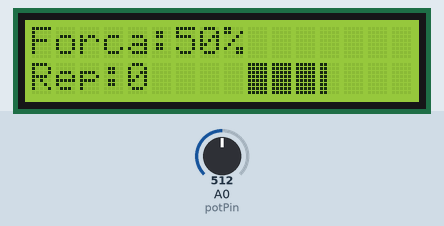
The sketch below on a simulated Arduino Uno, built with avr-gcc and run on an emulated ATmega328P. On the bench: 16×2 character LCD. The test bench sets the inputs (shaded band); at power-on: A0 (potPin) = 512. What the sketch prints to the serial monitor is not drawn.

Above: at 3.3 s.
3.4 s: A0 (potPin) set to 716
At 3.9 s:
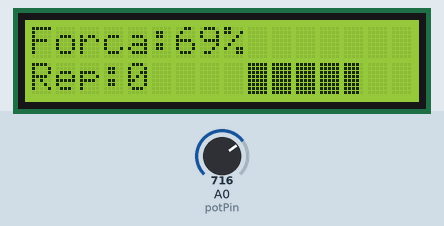
4.9 s: A0 (potPin) set to 108
At 5.7 s:
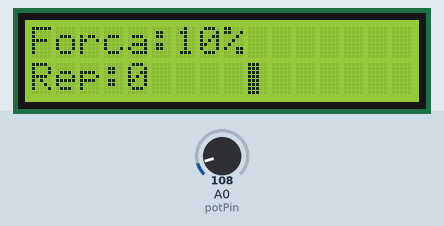
6.5 s: A0 (potPin) set to 94
At 7.5 s:
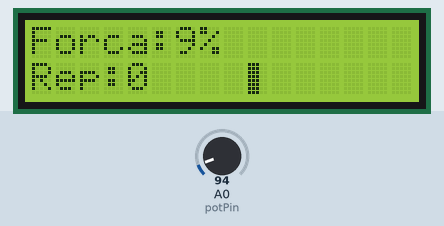
8.0 s: A0 (potPin) set to 1023
At 8.8 s:
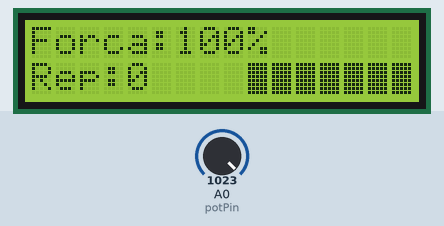
9.6 s: A0 (potPin) set to 1007
At 10.0 s:
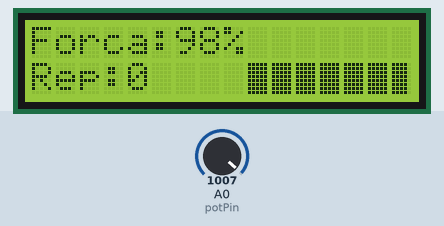
11.1 s: A0 (potPin) set to 5
At 11.7 s:
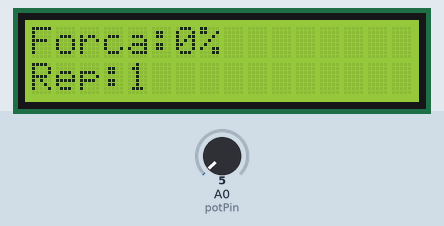
Timing chart, 0 to 14.1 s (numbered marks = the images above; inputs shaded):
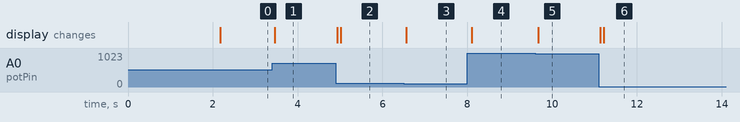

Measured:
- the behaviour switches between 1023 and 1022 on A0 (potPin) (found by bisection; images 4 and 5)
- after the input at 3.4 s, the display: changes after 0.06 s (image 1)
- after the input at 4.9 s, the display: first changes at once (image 2 shows a later state)
- after the input at 6.5 s, the display: changes after 0.06 s (image 3)
- after the input at 8.0 s, the display: changes after 0.10 s (image 4)
- after the input at 9.6 s, the display: changes after 0.07 s (image 5)
- after the input at 11.1 s, the display: first changes at once (image 6 shows a later state)

The sketch:

bio-gym-arduino.ino
```cpp
#include <Wire.h>
#include <LiquidCrystal_I2C.h>

// Inicializa o LCD no endereço 0x27 (pode ser diferente no seu módulo)
LiquidCrystal_I2C lcd(0x27, 16, 2);

// Pino do potenciômetro
const int potPin = A0;
int lastPotValue = 0;
int potValue = 0;
int mappedValue = 0;
int repetitionCount = 0;
bool movingUp = false;

// Ajuste estas constantes conforme necessário
const int MIN_THRESHOLD = 15;  // Valor mínimo para considerar uma mudança significativa
const int UPPER_ZONE = 85;    // Limite superior para considerar "zona alta"
const int LOWER_ZONE = 15;    // Limite inferior para considerar "zona baixa"
const int READING_SAMPLES = 5; // Número de amostras para média (reduz ruído)

// Variável para estado da repetição
enum RepState {WAITING_BOTTOM, WAITING_TOP, WAITING_RETURN};
RepState repState = WAITING_BOTTOM;

// Caracteres personalizados para barra de progresso
byte barChars[8][8] = {
  {0b00000, 0b00000, 0b00000, 0b00000, 0b00000, 0b00000, 0b00000, 0b00000}, // 0 - vazio
  {0b10000, 0b10000, 0b10000, 0b10000, 0b10000, 0b10000, 0b10000, 0b10000}, // 1 - 1/5
  {0b11000, 0b11000, 0b11000, 0b11000, 0b11000, 0b11000, 0b11000, 0b11000}, // 2 - 2/5
  {0b11100, 0b11100, 0b11100, 0b11100, 0b11100, 0b11100, 0b11100, 0b11100}, // 3 - 3/5
  {0b11110, 0b11110, 0b11110, 0b11110, 0b11110, 0b11110, 0b11110, 0b11110}, // 4 - 4/5
  {0b11111, 0b11111, 0b11111, 0b11111, 0b11111, 0b11111, 0b11111, 0b11111}  // 5 - cheio
};

void setup() {
  // Inicializa comunicação serial
  Serial.begin(9600);

  // Inicializa o LCD
  lcd.init();
  lcd.backlight();

  // Cria caracteres personalizados para barra de progresso
  for (int i = 0; i < 6; i++) {
    lcd.createChar(i, barChars[i]);
  }

  // Mensagem inicial
  lcd.setCursor(0, 0);
  lcd.print("Fitness Tracker");
  lcd.setCursor(0, 1);
  lcd.print("Iniciando...");
  delay(2000);
}

void loop() {
  // Lê múltiplas amostras para reduzir ruído
  int rawValue = 0;
  for(int i = 0; i < READING_SAMPLES; i++) {
    rawValue += analogRead(potPin);
    delay(2);  // pequeno delay entre leituras
  }
  potValue = rawValue / READING_SAMPLES;

  // Mapeia para 0-100 para facilitar visualização
  mappedValue = map(potValue, 0, 1023, 0, 100);

  // Sistema de estado para detecção de repetições mais robusto
  switch(repState) {
    case WAITING_BOTTOM:
      // Esperamos que esteja na zona baixa primeiro
      if(mappedValue <= LOWER_ZONE) {
        repState = WAITING_TOP;
      }
      break;

    case WAITING_TOP:
      // Agora esperamos que alcance a zona alta
      if(mappedValue >= UPPER_ZONE) {
        repState = WAITING_RETURN;
      }
      break;

    case WAITING_RETURN:
      // Quando retorna para a zona baixa, conta 1 repetição
      if(mappedValue <= LOWER_ZONE) {
        repetitionCount++;
        repState = WAITING_TOP; // Pronto para a próxima subida
      }
      break;
  }

  // Atualiza o display LCD
  lcd.clear();
  lcd.setCursor(0, 0);
  lcd.print("Forca:");
  lcd.print(mappedValue);
  lcd.print("%");

  lcd.setCursor(0, 1);
  lcd.print("Rep:");
  lcd.print(repetitionCount);

  // Desenha barra de progresso
  drawProgressBar(9, 1, 7, mappedValue);

  // Adiciona o status do estado ao envio serial para depuração
  Serial.print("{\"force\":");
  Serial.print(mappedValue);
  Serial.print(",\"reps\":");
  Serial.print(repetitionCount);
  Serial.print(",\"state\":");
  Serial.print(repState);
  Serial.println("}");

  delay(50); // Reduzido para melhorar a resposta
}

// Função para desenhar barra de progresso no LCD
void drawProgressBar(int col, int row, int length, int percent) {
  // Mapeia a porcentagem para o número de pixels da barra (cada caractere tem 5 pixels de largura)
  int numPixels = map(percent, 0, 100, 0, length * 5);

  // Posiciona cursor no ponto inicial da barra
  lcd.setCursor(col, row);

  // Desenha cada caractere da barra de progresso
  for (int i = 0; i < length; i++) {
    int pixelsInChar = min(5, max(0, numPixels - (i * 5)));
    lcd.write(pixelsInChar);
  }
}
```
